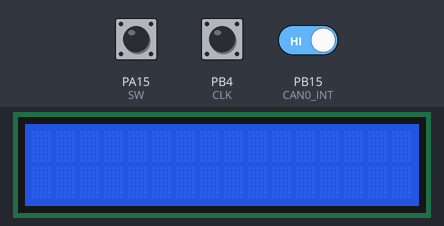
Bench run of a sketch on a simulated STM32 Blue Pill. On the bench: 16×2 character LCD. The test bench sets the inputs (shaded band); at power-on: PB15 (CAN0_INT) HIGH, PA15 (SW) HIGH, PB4 (CLK) HIGH. What the sketch prints to the serial monitor is not drawn.

Above: at 1.2 s.
1.3 s: PB15 (CAN0_INT) driven LOW
At 2.4 s:
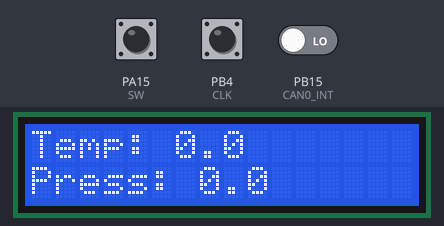
4.3 s: PA15 (SW) pulled LOW for 1 s
At 5.3 s:
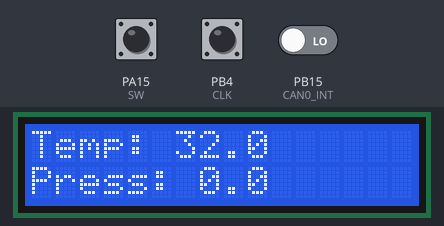
8.3 s: PA15 (SW) pulled LOW for 0.15 s
At 9.8 s:
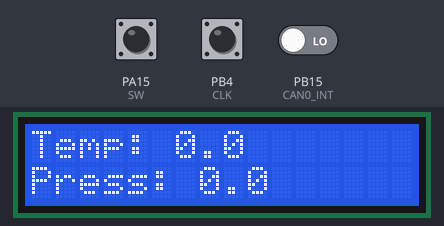
11.4 s: PA15 (SW) pulled LOW for 1 s
At 12.3 s:
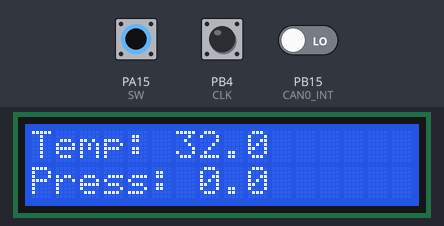
15.4 s: PA15 (SW) pulled LOW for 0.15 s
At 16.8 s:
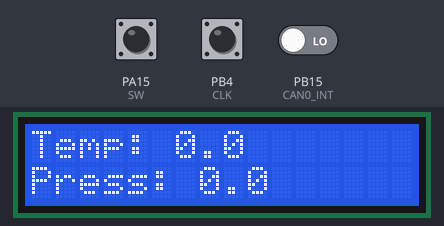
18.5 s: PA15 (SW) pulled LOW for 3.2 s
At 19.3 s:
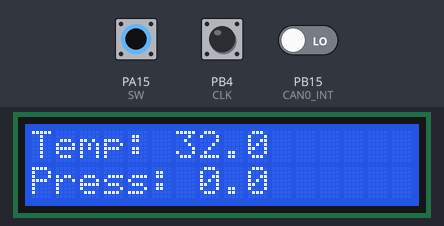
Timing chart, 0 to 21.5 s (numbered marks = the images above; inputs shaded):
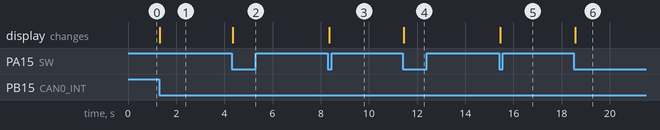

The sketch:

CANBus_Reciever.ino
```cpp
#include <Wire.h>
#include <DallasTemperature.h>

// CAN Receive Example

// https://github.com/fdebrabander/Arduino-LiquidCrystal-I2C-library
#include <LiquidCrystal_I2C.h>

// https://github.com/coryjfowler/MCP_CAN_lib
#include <mcp_can.h>
#include <SPI.h>

//pins for rotary encoder
#define CLK PB4
#define DT PB5
#define SW PA15


LiquidCrystal_I2C lcd(0x3F, 16, 2);
long unsigned int rxId;
unsigned char len = 0;
unsigned char rxBuf[8];
char msgString1[128];                        // Array to store serial string
char msgString2[128];

float tempF;
int counter = 0;
float old_temp;
float old_pressure;
int country = 1;

int lastStateCLK;
int currentStateCLK;
unsigned long LastButtonPress;

#define CAN0_INT PB15                              // Set INT to pin PB5
MCP_CAN CAN0(PA4);                               // Set CS to pin PA4


void setup()
{ afio_cfg_debug_ports(AFIO_DEBUG_SW_ONLY);
  Serial.begin(9600);

  // Initialize MCP2515 running at 16MHz with a baudrate of 500kb/s and the masks and filters disabled.
  if(CAN0.begin(MCP_ANY, CAN_500KBPS, MCP_16MHZ) == CAN_OK)
    Serial.println("MCP2515 Initialized Successfully!");
  else
    Serial.println("Error Initializing MCP2515...");

  CAN0.setMode(MCP_NORMAL);                     // Set operation mode to normal so the MCP2515 sends acks to received data.

  pinMode(CAN0_INT, INPUT);                            // Configuring pin for /INT input

  Serial.println("MCP2515 Library Receive Example...");

  // init LCD
  lcd.begin();

  pinMode(CLK,INPUT);
  pinMode(DT,INPUT);
  pinMode(SW, INPUT_PULLUP);
  lastStateCLK = digitalRead(CLK);
}

void loop()
{
  float temp;
  float pressure;

  currentStateCLK = digitalRead(CLK);
  // Remember last CLK state
  lastStateCLK = currentStateCLK;

  int btnState = digitalRead(SW);
  if (btnState == LOW) {
  if (millis() - LastButtonPress > 50)
  {
    country = country * (-1);
    Serial.print("BUTTON PRESSED");
    Serial.print(country);
  }
  LastButtonPress = millis();
  }

  if(!digitalRead(CAN0_INT))                         // If CAN0_INT pin is low, read receive buffer
  {
    CAN0.readMsgBuf(&rxId, &len, rxBuf);      // Read data: len = data length, buf = data byte(s)

//    Serial.print("First reading: ");
//    Serial.print(*(float*)rxBuf);
//    Serial.println();

    if (!counter)
    {
      temp = *(float*)rxBuf;
      old_temp = temp;
      pressure = old_pressure;
      counter++;
    }
    else
    {
      pressure = *(float*)rxBuf;
      old_pressure = pressure;
      temp = old_temp;
      counter--;
    }

    if (country == -1)
      temp = DallasTemperature::toFahrenheit(temp);

//    Serial.print("Temp in Fahrenheit: ");
//    Serial.print(tempF);

    // Arduino's sprintf does not support floats
    sprintf(msgString1, "Temp: %d.%d", (int)temp, (int)(temp * 100) % 100);
    sprintf(msgString2, "Press: %d.%d", (int)pressure, (int)(pressure * 100) % 100);

    Serial.println();

    lcd.clear();
    lcd.setCursor(0,0);
    lcd.print(msgString1);

    //lcd.clear();
    lcd.setCursor(0,1);
    lcd.print(msgString2);
  }
}

/*********************************************************************************************************
  END FILE
*********************************************************************************************************/
```

Measured:
- after the input at 1.3 s, the display: changes at once (image 1)
- after the input at 4.3 s, the display: changes at once (image 2)
- after the input at 8.3 s, the display: changes at once (image 3)
- after the input at 11.4 s, the display: changes after 0.05 s (image 4)
- after the input at 15.4 s, the display: changes after 0.06 s (image 5)
- after the input at 18.5 s, the display: changes after 0.06 s (image 6)
